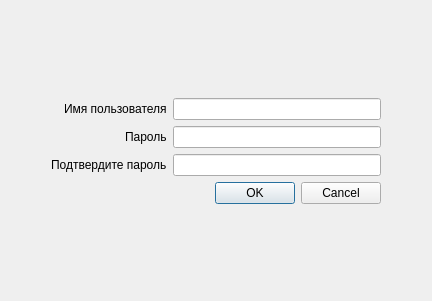
<?xml version="1.0" encoding="UTF-8"?>
<ui version="4.0">
 <class>newUserDialog</class>
 <widget class="QDialog" name="newUserDialog">
  <property name="windowModality">
   <enum>Qt::WindowModal</enum>
  </property>
  <property name="geometry">
   <rect>
    <x>0</x>
    <y>0</y>
    <width>432</width>
    <height>301</height>
   </rect>
  </property>
  <property name="sizePolicy">
   <sizepolicy hsizetype="Preferred" vsizetype="Preferred">
    <horstretch>0</horstretch>
    <verstretch>0</verstretch>
   </sizepolicy>
  </property>
  <property name="windowTitle">
   <string>New User</string>
  </property>
  <property name="modal">
   <bool>true</bool>
  </property>
  <layout class="QGridLayout" name="gridLayout">
   <item row="3" column="1">
    <widget class="QDialogButtonBox" name="buttonBox">
     <property name="orientation">
      <enum>Qt::Horizontal</enum>
     </property>
     <property name="standardButtons">
      <set>QDialogButtonBox::Cancel|QDialogButtonBox::Ok</set>
     </property>
    </widget>
   </item>
   <item row="0" column="1">
    <spacer name="verticalSpacer">
     <property name="orientation">
      <enum>Qt::Vertical</enum>
     </property>
     <property name="sizeType">
      <enum>QSizePolicy::MinimumExpanding</enum>
     </property>
     <property name="sizeHint" stdset="0">
      <size>
       <width>20</width>
       <height>78</height>
      </size>
     </property>
    </spacer>
   </item>
   <item row="1" column="2">
    <spacer name="horizontalSpacer_2">
     <property name="orientation">
      <enum>Qt::Horizontal</enum>
     </property>
     <property name="sizeType">
      <enum>QSizePolicy::Minimum</enum>
     </property>
     <property name="sizeHint" stdset="0">
      <size>
       <width>40</width>
       <height>20</height>
      </size>
     </property>
    </spacer>
   </item>
   <item row="1" column="1">
    <layout class="QFormLayout" name="formLayout">
     <property name="labelAlignment">
      <set>Qt::AlignRight|Qt::AlignTrailing|Qt::AlignVCenter</set>
     </property>
     <item row="1" column="0">
      <widget class="QLabel" name="newUserLoginLabel">
       <property name="text">
        <string>Имя пользователя</string>
       </property>
      </widget>
     </item>
     <item row="1" column="1">
      <widget class="QLineEdit" name="newUserLoginEdit"/>
     </item>
     <item row="2" column="0">
      <widget class="QLabel" name="newPasswordLabel">
       <property name="text">
        <string>Пароль</string>
       </property>
      </widget>
     </item>
     <item row="2" column="1">
      <widget class="QLineEdit" name="newPasswordEdit">
       <property name="echoMode">
        <enum>QLineEdit::Password</enum>
       </property>
      </widget>
     </item>
     <item row="3" column="0">
      <widget class="QLabel" name="confirmNewPasswordLabel">
       <property name="text">
        <string>Подтвердите пароль</string>
       </property>
      </widget>
     </item>
     <item row="3" column="1">
      <widget class="QLineEdit" name="confirmNewPasswordEdit">
       <property name="sizePolicy">
        <sizepolicy hsizetype="Expanding" vsizetype="Fixed">
         <horstretch>0</horstretch>
         <verstretch>0</verstretch>
        </sizepolicy>
       </property>
       <property name="echoMode">
        <enum>QLineEdit::Password</enum>
       </property>
      </widget>
     </item>
    </layout>
   </item>
   <item row="1" column="0">
    <spacer name="horizontalSpacer">
     <property name="orientation">
      <enum>Qt::Horizontal</enum>
     </property>
     <property name="sizeType">
      <enum>QSizePolicy::Minimum</enum>
     </property>
     <property name="sizeHint" stdset="0">
      <size>
       <width>40</width>
       <height>20</height>
      </size>
     </property>
    </spacer>
   </item>
   <item row="4" column="1">
    <spacer name="verticalSpacer_2">
     <property name="orientation">
      <enum>Qt::Vertical</enum>
     </property>
     <property name="sizeType">
      <enum>QSizePolicy::MinimumExpanding</enum>
     </property>
     <property name="sizeHint" stdset="0">
      <size>
       <width>20</width>
       <height>21</height>
      </size>
     </property>
    </spacer>
   </item>
  </layout>
 </widget>
 <resources/>
 <connections>
  <connection>
   <sender>buttonBox</sender>
   <signal>accepted()</signal>
   <receiver>newUserDialog</receiver>
   <slot>accept()</slot>
   <hints>
    <hint type="sourcelabel">
     <x>248</x>
     <y>254</y>
    </hint>
    <hint type="destinationlabel">
     <x>157</x>
     <y>274</y>
    </hint>
   </hints>
  </connection>
  <connection>
   <sender>buttonBox</sender>
   <signal>rejected()</signal>
   <receiver>newUserDialog</receiver>
   <slot>reject()</slot>
   <hints>
    <hint type="sourcelabel">
     <x>316</x>
     <y>260</y>
    </hint>
    <hint type="destinationlabel">
     <x>286</x>
     <y>274</y>
    </hint>
   </hints>
  </connection>
 </connections>
</ui>
